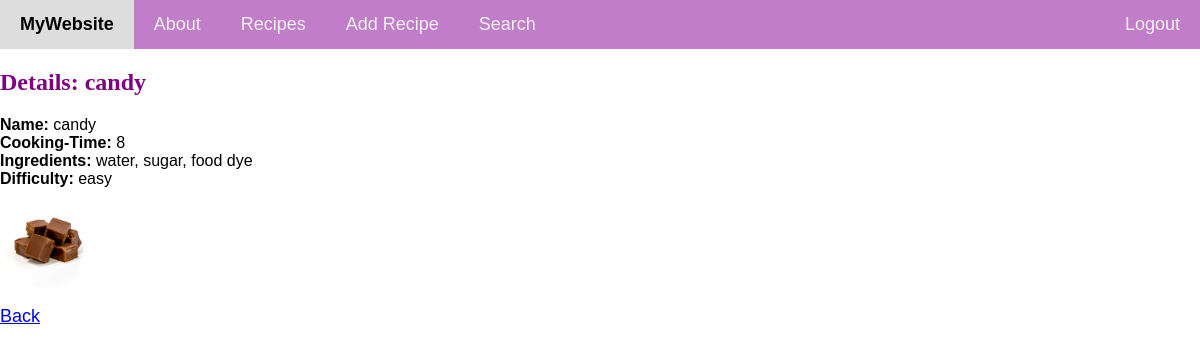
Screenshot of /recipes/4 (signed in) with the database file from the repository.
### recipes/models.py (models this page shows, shortened)
class Recipe(models.Model):
    ingredients = models.CharField(
        max_length=225, help_text="Enter the ingredients, separated by a comma"
    )
    cooking_time = models.IntegerField(help_text="Enter cooking time in minutes")
    name = models.CharField(max_length=100)
    pic = models.ImageField(upload_to="recipes", default='no_picture.jpg')
    def difficulty(self):
        if self.cooking_time < 10 and len(self.ingredients.split(',')) < 4:
            return 'easy'
        elif self.cooking_time < 10 and len(self.ingredients.split(',')) >= 4:
            return 'medium'
        elif self.cooking_time >= 10 and len(self.ingredients.split(',')) < 4:
            return 'intermediate'
        elif self.cooking_time >=10 and len(self.ingredients.split(',')) >=4:
            return 'hard'

### recipes/views.py (the view)
# urls.py: path("recipes/<pk>", RecipeDetailView.as_view(), name="detail"),
class RecipeDetailView(DetailView):                       #class-based view
   model = Recipe                                       #specify model
   template_name = 'recipes/recipes_detail.html'                 #specify template

### recipes/templates/recipes/recipes_detail.html (shortened to what this page needs)
{% load static %}
<!DOCTYPE html>
<html lang="en">
<head>
    <link rel="stylesheet" href="{% static 'style.css' %}">
    <div class="navbar">
        <a href="{% url 'recipes:home' %}" class="logo">MyWebsite</a>
            <a href="{% url 'recipes:about' %}">About</a>
            <a href="{% url 'recipes:list' %}">Recipes</a>
            <a href="{% url 'recipes:add_recipe' %}">Add Recipe</a>
            <a href="{% url 'recipes:records' %}">Search</a>
            <div class = "log">
            <a  href="{% url 'logout' %}">Logout</a>
            </div>
</div>
<h2>Details: {{object.name}}</h2>
<b>Name: </b> {{object.name}}  <br>
<b>Cooking-Time: </b> {{object.cooking_time}} <br>
<b>Ingredients: </b> {{object.ingredients}} <br>
<b> Difficulty: </b> {{object.difficulty}} <br>
<img src="{{object.pic.url}}" width="100" height="100" />
<br>
<br>
<a href ="{%url 'recipes:list' %}"> Back </a>

### recipes/static/style.css (style rules this page uses)
h2 { font-family: cursive; color: purple ; }
.navbar { background-color: #c17cca; overflow: hidden; }
.navbar a { float: left; display: block; color: #f2f2f2; text-align: center; padding: 14px 20px; text-decoration: none; }
.navbar .logo { font-weight: bold; font-size: 18px; }
a { font-size:18px; }
.log { float: right; }

### rows the page displays
Recipe: name "candy", cooking_time "8", ingredients "water, sugar, food dye", difficulty "easy", pic (picture)
